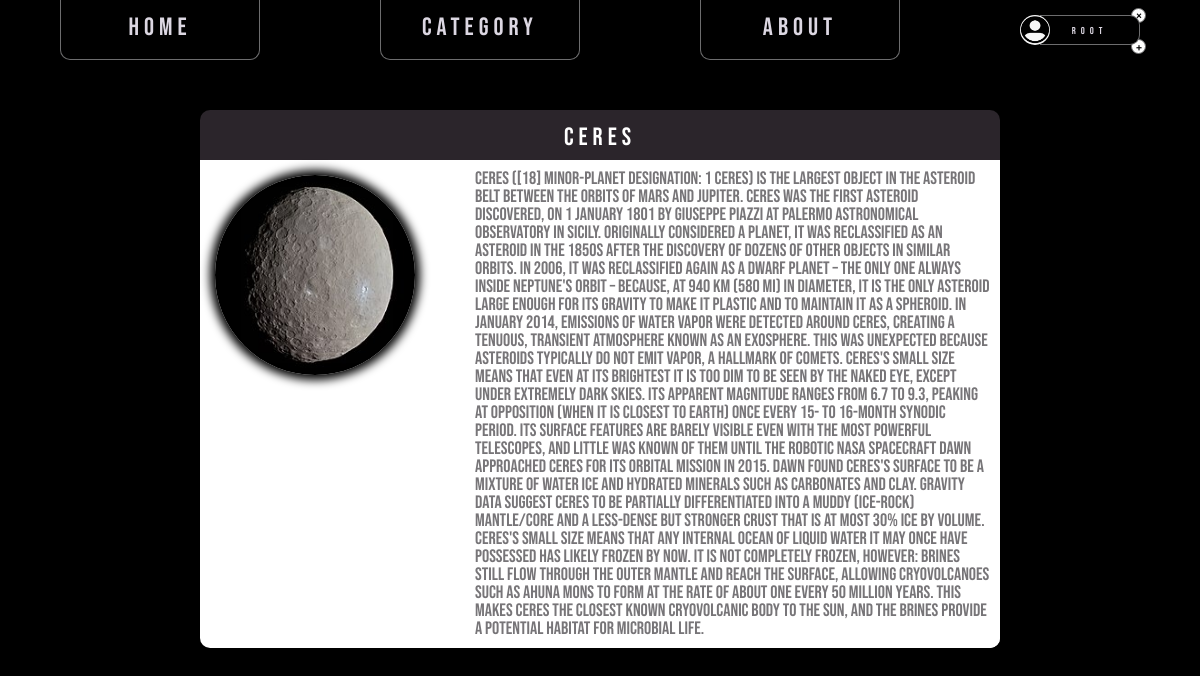
Page /category/info/ceres/ (signed in) on the committed database.
### planets/models.py (models this page shows, shortened)
class Planets(models.Model):
    title = models.CharField(max_length=255)
    slug = models.SlugField(max_length=255, unique=True, db_index=True)
    content = models.TextField(blank=True)
    photo = models.ImageField(upload_to='photos/%Y/%m/%d/')
    is_published = models.BooleanField(default=True)
    cat = models.ForeignKey('Category', on_delete=models.PROTECT)

### planets/views.py (the view)
# urls.py: path('category/info/<slug:cos_slug>/', Show_post.as_view(), name='info'),
class Show_post(ListView):
    model = Planets
    template_name = 'planets/show_post.html'
    context_object_name = 'post'
    slug_url_kwarg = 'cos_slug'
    def get_queryset(self):
        return Planets.objects.filter(slug=self.kwargs['cos_slug'], is_published=True)
    def get_context_data(self, **kwargs):
        context = super().get_context_data(**kwargs)
        context['title'] = self.kwargs['cos_slug']
        context['menu'] = menu
        return context

### planets/templates/planets/show_post.html
{% extends 'planets/base.html' %}
{% block content %}
    {% for p in post %}
    <div class="content-post">
        <div class="content-post__planets">
            <div class="content-post__planets__name">{{ p.title }}</div>
            <div class="content-post__planets__info">
                <img class="content-post__planets__info content-post__planets__info_foto" src="{{ p.photo.url }}" alt="Sorry" width="200px" height="200px" />
                <div class="content-post__planets__info content-post__planets__info_cat-id">{{ p.content }}</div>
            </div>
        </div>
    </div>
    {% endfor %}
{% endblock %}

### planets/templates/planets/base.html (shortened to what this page needs)
{% load static %}
<!DOCTYPE html>
<html lang="ru">
<head>
    <link type="text/css" href="{% static 'planets/css/style.css' %}" rel="stylesheet" />
</head>
<body>
    <div class="menu">
        <ul class="menu__link">
            {% for m in menu%}
            <li>
                <a href="{% url m.url_name %}" class="menu__link menu__link_home">{{ m.title }}</a>
            </li>
            {% endfor %}
            {% if request.user.is_authenticated %}
            <li><a href="{% url 'logout' %}" class="menu__link__exit"><span class="menu__link__exit menu__link__exit_cross">×</span></a>
            <a href="{% url 'user' %}" class="menu__link__foto"><img class="menu__link__foto menu__link__foto_png" src="{% static 'planets/images/user.png' %}" alt="Sorry"/><span class="menu__link__foto menu__link__foto_text">{{ user.username }}</span></a>
            <a href="{% url 'add_page' %}" class="menu__link__add"><span class="menu__link__add menu__link__add_plus">+</span></a>
            {% endif %}
        </ul>
    </div>
    {% block content %}
    {% endblock %}
</body>
</html>

### planets/static/planets/css/style.css (style rules this page uses)
* { padding: 0; margin: 0; border: 0; }
*, *:before, *:after { -moz-box-sizing: border-box; -webkit-box-sizing: border-box; box-sizing: border-box; }
html, body { height: 100%; width: 100%; font-size: 100%; line-height: 1; font-size: 14px; -ms-text-size-adjust: 100%; -moz-text-size-adjust: 100%; -webkit-text-size-adjust: 100%; }
a, a:visited { text-decoration: none; }
ul li { list-style: none; }
img { vertical-align: top; }
body { background-color: black; }
.menu { -webkit-box-shadow: 0 0 10px 5px black; box-shadow: 0 0 10px 5px black; }
.menu__link { background-color: black; height: 60px; display: -webkit-box; display: -ms-flexbox; display: flex; -ms-flex-pack: distribute; justify-content: space-around; font-size: 25px; color: #ddd8e3fe; font-family: 'Bebas Neue'; letter-spacing: 5px; text-align: center; }
.menu__link_home { padding: 15px 0 0 0; width: 200px; border: 1px solid #6d6d6e; border-top: none; border-radius: 0 0 10px 10px; }
.menu__link__foto { display: -webkit-box; display: -ms-flexbox; display: flex; color: #ddd8e3fe; height: 30px; border-radius: 10px; }
.menu__link__foto_png { border-radius: 50%; border: none; width: 30px; height: 30px; position: relative; z-index: 2; }
.menu__link__foto_text { position: relative; z-index: 1; background-color: black; display: block; font-size: 10px; margin: 0 0 0 -10px; border: 1px solid #6d6d6e; border-left: none; padding: 10px 0 0 0; border-radius: 0 10px 10px 0; width: 100px; height: 30px; }
.menu__link__exit { display: block; width: 15px; height: 15px; margin-left: auto; position: relative; z-index: 0; left: 3px; top: 4px; }
.menu__link__exit_cross { color: black; font-size: 15px; border: 1px solid #6d6d6e; border-radius: 50%; padding: 0 0 0 4px; background-color: white; }
.menu__link__add { display: block; width: 15px; height: 15px; margin-left: auto; position: relative; z-index: 0; }
.menu__link__add_plus { color: black; font-size: 15px; border: 1px solid #6d6d6e; border-radius: 50%; padding: 1px 0 0 4px; background-color: white; left: 6px; bottom: 6px; }
.content-post { margin: 50px 200px 0 200px; }
.content-post__planets__name { color: white; background-color: #2b252b; height: 50px; text-align: center; padding: 15px 0 0 0; border-radius: 10px 10px 0 0; letter-spacing: 5px; font-family: 'Bebas Neue'; font-size: 25px; }
.content-post__planets__info { display: -webkit-box; display: -ms-flexbox; display: flex; border-radius: 0 0 10px 10px; background-color: white; }
.content-post__planets__info_cat-id { color: #777578; font-family: 'Bebas Neue'; padding: 10px; font-size: 18px; }
.content-post__planets__info_foto { margin: 15px 50px 0 15px; border-radius: 50%; -webkit-box-shadow: 0 0 10px 5px black; box-shadow: 0 0 10px 5px black; }

### rows in the picture
Planets: title "Ceres", photo (picture), content "Ceres ([18] minor-planet designation: 1 Ceres) is the largest object in the asteroid belt between the orbits of Mars and Jupiter. Ceres was the first asteroid discovered, on 1 January 1801 by Giuseppe Piazzi at Palermo Astronomical Observatory in Sicily. Originally considered a planet, it was reclassified as an asteroid in the 1850s after the discovery of dozens of other objects in similar orbits. In 2006, it was reclassified again as a dwarf planet – the only one always inside Neptune's orbit – because, at 940 km (580 mi) in diameter, it is the only asteroid large enough for its gravity to make it plastic and to maintain it as a spheroid. In January 2014, emissions of water vapor were…"

### other values in the picture
{{ m.title }} "Home" "Category" "About"
{{ user.username }} "root"
